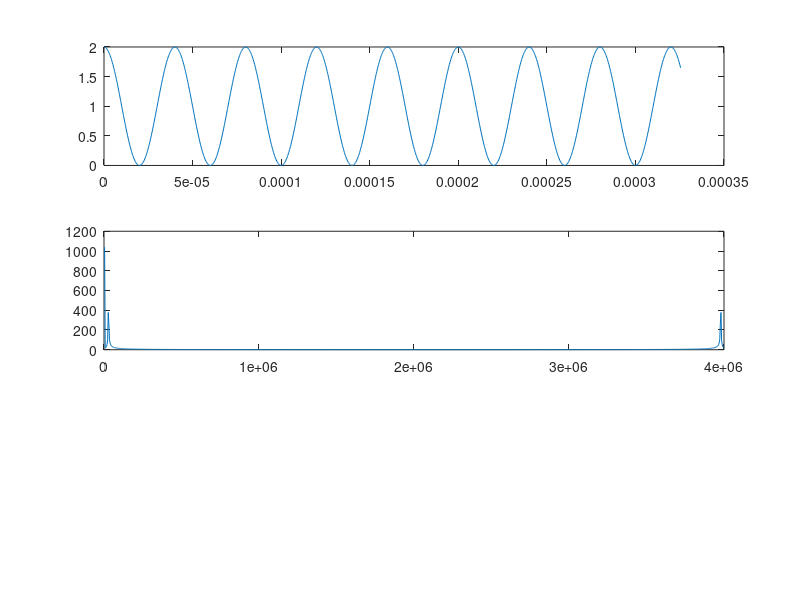

The MATLAB source for this figure:
lengthData = 1302;
Fs         = 4*10^6;
f1         = 25000;
deltaT     = 1/Fs;
t          = (1:1:lengthData)*deltaT;
x          = 1+cos(2*pi*f1*t);

subplot(3,1,1);
plot(t,x);

Nfft      = 2^10;
deltaF    = Fs/Nfft;
f         = (1:1:Nfft)*deltaF;
y         = fft(x,Nfft);
yAbs      = abs(y);
subplot(3,1,2);
plot(f,yAbs);
